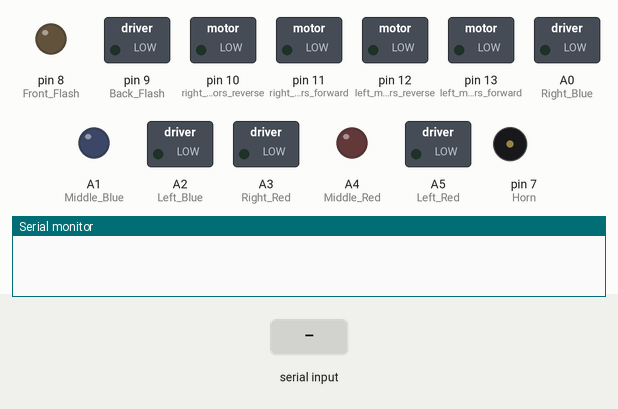
Simulated run of this sketch. Board: Arduino Uno, built with avr-gcc and run on an emulated ATmega328P. Shown: switched loads named in the sketch (green lamp = pin HIGH), output pins drawn as LEDs (lit = HIGH), buzzer (waves = sounding, pin HIGH), the last lines printed to the serial monitor. The test bench sets the inputs (shaded band).

Above: at 1.2 s.
1.3 s: byte 88 ('X') received over Serial
At 1.51 s:
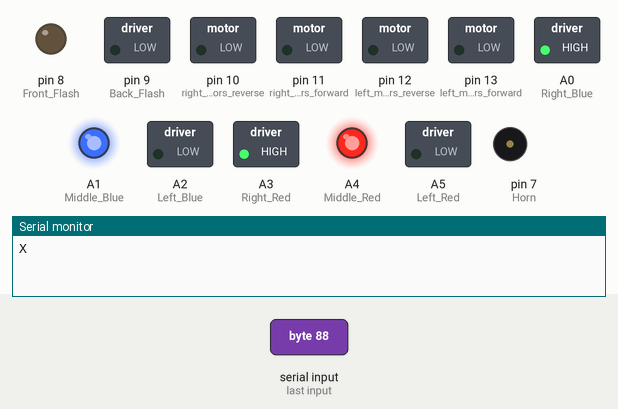
4.3 s: "F" received over Serial
At 5.0 s:
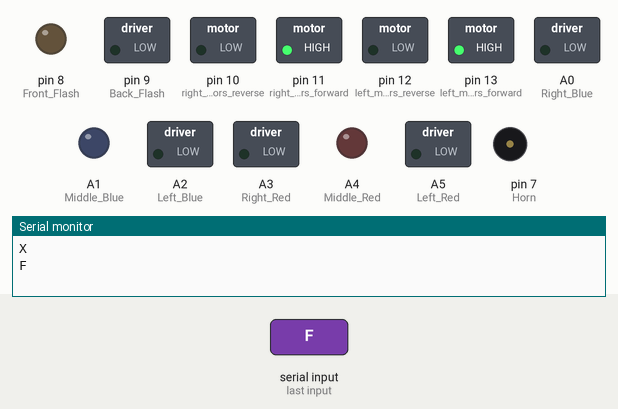
5.9 s: "B" received over Serial
At 7.1 s:
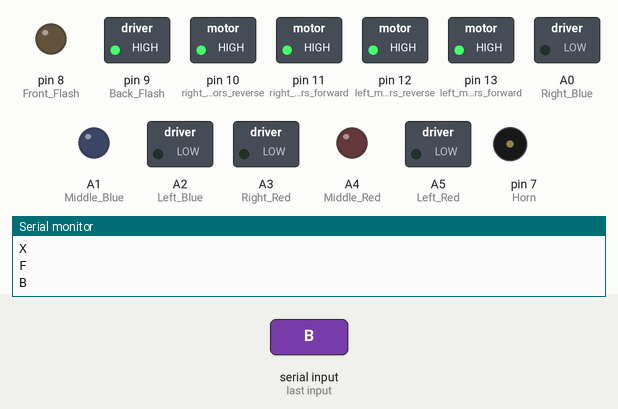
7.4 s: "u" received over Serial
At 8.5 s:
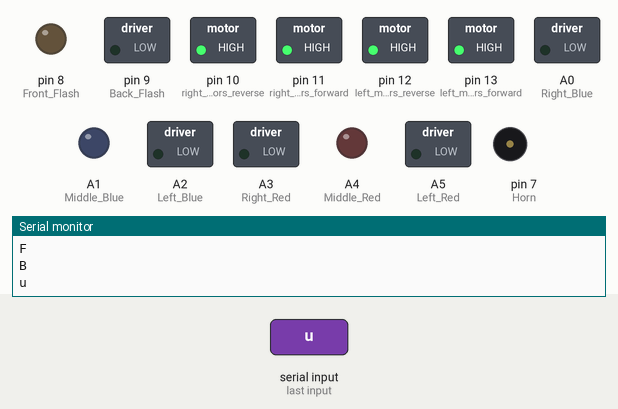
8.9 s: "W" received over Serial
At 9.6 s:
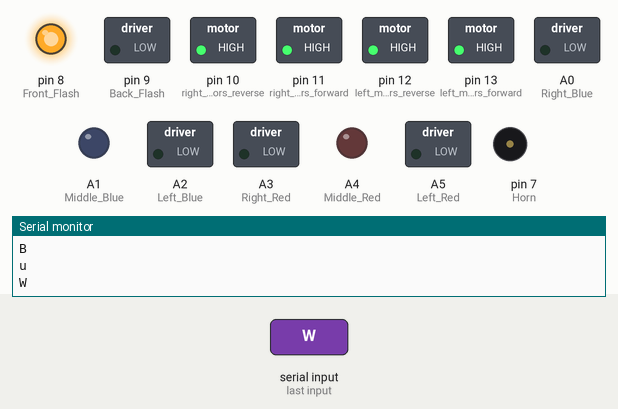
10.4 s: "U" received over Serial
At 10.8 s:
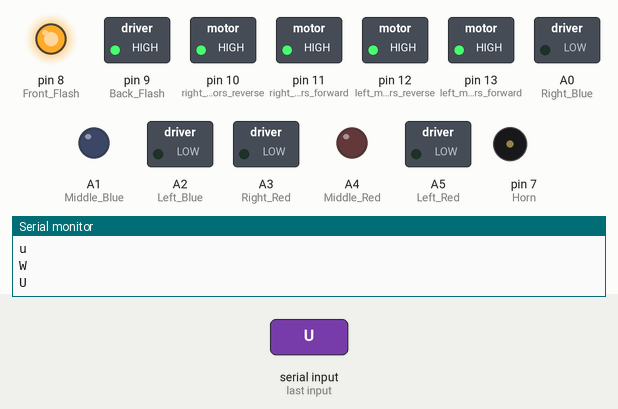
Timing chart, 0 to 12.9 s (numbered marks = the images above; inputs shaded):
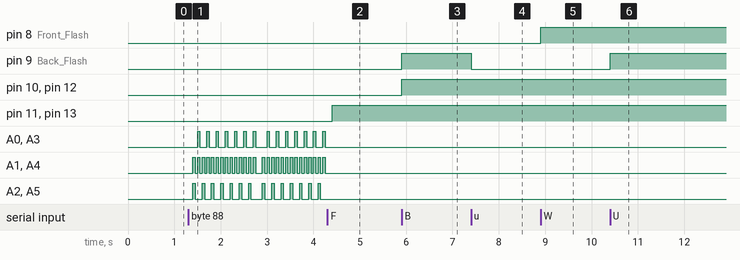

The sketch:

Bluetooth-Controlled-Car.ino
```cpp
// Arduino Bluetooth-Controlled-Car
// Contact me on github for any question (github acc: OmarKhalil10).

char t;

void setup() {
pinMode(13,OUTPUT);   //left motors forward
pinMode(12,OUTPUT);   //left motors reverse
pinMode(11,OUTPUT);   //right motors forward
pinMode(10,OUTPUT);   //right motors reverse
pinMode(9,OUTPUT);    //Back Flash
pinMode(8,OUTPUT);    //Front Flash
pinMode(7,OUTPUT);    //Horn
pinMode(A5, OUTPUT);  //Left Red
pinMode(A4, OUTPUT);  //Middle Red
pinMode(A3, OUTPUT);  //Right Red
pinMode(A2, OUTPUT);  //Left Blue
pinMode(A1, OUTPUT);  //Middle Blue
pinMode(A0, OUTPUT);  //Right Blue

Serial.begin(9600);

}

void loop() {
if(Serial.available()){
  t = Serial.read();
  Serial.println(t);
}

if(t == 'F'){            //move forward(all motors rotate in forward direction)
  digitalWrite(13,HIGH);
  digitalWrite(11,HIGH);
  digitalWrite(9,LOW);
}

else if(t == 'B'){      //move reverse (all motors rotate in reverse direction)
  digitalWrite(12,HIGH);
  digitalWrite(10,HIGH);
  digitalWrite(9,HIGH);
}

else if(t == 'R'){      //turn right (left side motors rotate in forward direction, right side motors doesn't rotate)
  digitalWrite(11,HIGH);
}

else if(t == 'L'){       //turn left (right side motors rotate in forward direction, left side motors doesn't rotate)
  digitalWrite(13,HIGH);
}
else if(t == 'U'){       //turn back led on or off)
  digitalWrite(9,HIGH);
}
else if(t == 'u'){
  digitalWrite(9,LOW);
}
else if(t == 'W'){       //turn Front Led on or off)
  digitalWrite(8,HIGH);
}
else if(t == 'w'){
  digitalWrite(8,LOW);
}
else if(t == 'S'){       //STOP (all motors stop)
  digitalWrite(13,LOW);
  digitalWrite(12,LOW);
  digitalWrite(11,LOW);
  digitalWrite(10,LOW);
}
else if(t == 'V'){    //turn Horn on or off)
  digitalWrite(7,HIGH);
}
else if(t == 'v'){
  digitalWrite(7,LOW);
}
else if(t == 'X'){    //turn Extra (Police light) on or off)
  for (int i=0;i<=6;i++){
  digitalWrite(A5, HIGH);
  digitalWrite(A4, HIGH);
  digitalWrite(A2, HIGH);
  digitalWrite(A1,  HIGH);
  delay(50);
  digitalWrite(A5, LOW);
  digitalWrite(A4, LOW);
  digitalWrite(A2, LOW);
  digitalWrite(A1, LOW);
  delay(50);

  /////LED Alternate sides/////
  digitalWrite(A3, HIGH);
  digitalWrite(A4, HIGH);
  digitalWrite(A0, HIGH);
  digitalWrite(A1,  HIGH);
  delay(50);
  digitalWrite(A3, LOW);
  digitalWrite(A4, LOW);
  digitalWrite(A0, LOW);
  digitalWrite(A1, LOW);
  delay(50);
}}
else if(t == 'x'){
  digitalWrite(A5, LOW);
  digitalWrite(A4, LOW);
  digitalWrite(A3, LOW);
  digitalWrite(A2, LOW);
  digitalWrite(A1, LOW);
  digitalWrite(A0, LOW);
}
delay(100);
}
```

Measured:
- after the input at 1.3 s, A0 (Right_Blue): goes 6 × (HIGH 0.05 s, LOW 0.15 s), HIGH 0.05 s, LOW 0.25 s, 6 × (HIGH 0.05 s, LOW 0.15 s), HIGH 0.05 s, then LOW, starting after 0.20 s; A1 (Middle_Blue): goes 13 × (HIGH 0.05 s, LOW 0.05 s), HIGH 0.05 s, LOW 0.15 s, 13 × (HIGH 0.05 s, LOW 0.05 s), HIGH 0.05 s, then LOW, starting after 0.10 s
- after the input at 4.3 s, pin 11 (right_motors_forward), pin 13 (left_motors_forward): LOW → HIGH after 0.10 s; A0 (Right_Blue), A1 (Middle_Blue), A2 (Left_Blue), A3 (Right_Red), A4 (Middle_Red), A5 (Left_Red): stops changing and stays LOW
- after the input at 5.9 s, pin 9 (Back_Flash), pin 10 (right_motors_reverse), pin 12 (left_motors_reverse): LOW → HIGH at once
- after the input at 7.4 s, pin 9 (Back_Flash): HIGH → LOW at once
- after the input at 8.9 s, pin 8 (Front_Flash): LOW → HIGH at once
- after the input at 10.4 s, pin 9 (Back_Flash): LOW → HIGH at once
